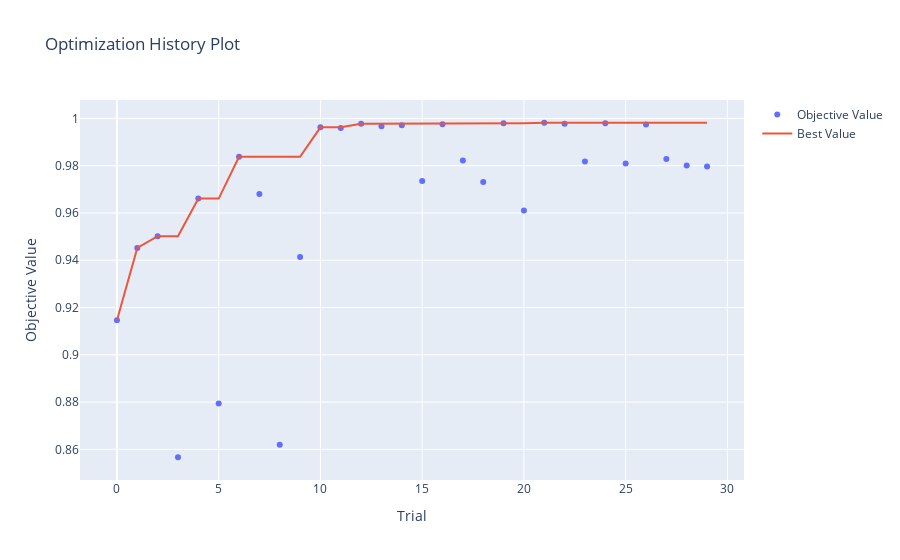

The code cell stored with this chart in its notebook:
### Code cell
optuna.visualization.plot_optimization_history(study)

### Figure 1 — Plotly figure (JSON) as saved in the notebook; plotly's stock layout.template omitted (floating-point values rounded to 4 significant figures)
{"data": [{"mode": "markers", "name": "Objective Value", "type": "scatter", "x": [0, 1, 2, 3, 4, 5, 6, 7, 8, 9, 10, 11, 12, 13, 14, 15, 16, 17, 18, 19, 20, 21, 22, 23, 24, 25, 26, 27, 28, 29], "y": [0.9146, 0.9452, 0.9502, 0.8567, 0.9661, 0.8794, 0.9837, 0.968, 0.862, 0.9413, 0.9962, 0.9959, 0.9977, 0.9967, 0.9971, 0.9735, 0.9976, 0.9822, 0.9731, 0.998, 0.961, 0.9982, 0.9978, 0.9817, 0.998, 0.9809, 0.9974, 0.9828, 0.9801, 0.9797]}, {"mode": "lines", "name": "Best Value", "type": "scatter", "x": [0, 1, 2, 3, 4, 5, 6, 7, 8, 9, 10, 11, 12, 13, 14, 15, 16, 17, 18, 19, 20, 21, 22, 23, 24, 25, 26, 27, 28, 29], "y": [0.9146, 0.9452, 0.9502, 0.9502, 0.9661, 0.9661, 0.9837, 0.9837, 0.9837, 0.9837, 0.9962, 0.9962, 0.9977, 0.9977, 0.9977, 0.9977, 0.9977, 0.9977, 0.9977, 0.998, 0.998, 0.9982, 0.9982, 0.9982, 0.9982, 0.9982, 0.9982, 0.9982, 0.9982, 0.9982]}, {"marker": {"color": "#cccccc"}, "mode": "markers", "name": "Infeasible Trial", "showlegend": false, "type": "scatter", "x": [], "y": []}], "layout": {"autosize": true, "title": {"text": "Optimization History Plot"}, "xaxis": {"autorange": true, "range": [-1.77, 30.77], "title": {"text": "Trial"}, "type": "linear"}, "yaxis": {"autorange": true, "range": [0.845, 1.01], "title": {"text": "Objective Value"}, "type": "linear"}}}
